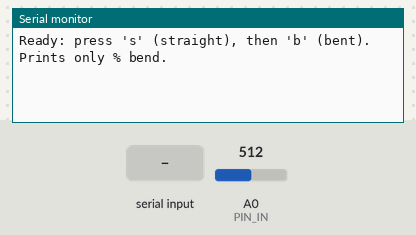
The sketch below on a simulated Arduino Uno, built with avr-gcc and run on an emulated ATmega328P. Parts: the last lines printed to the serial monitor. Inputs (shaded band) come from the test bench; at power-on: A0 (PIN_IN) = 512.

Above: at 1.2 s.
1.3 s: "s" received over Serial
At 2.5 s:
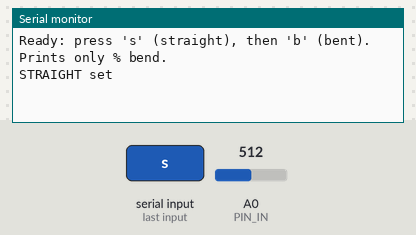
2.9 s: "b" received over Serial
At 3.7 s:
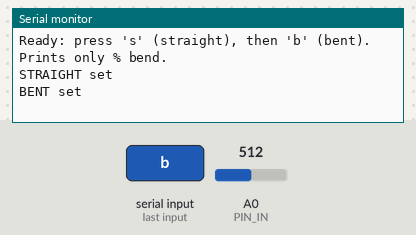
4.5 s: "r" received over Serial
At 4.9 s:
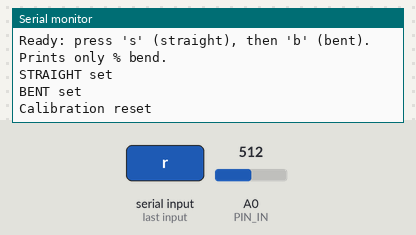

Measured:
- after the input at 1.3 s, the serial monitor: prints a new line after 0.11 s (image 1)
- after the input at 2.9 s, the serial monitor: prints a new line after 0.11 s (image 2)
- after the input at 4.5 s, the serial monitor: prints a new line after 0.11 s (image 3)

The sketch:

Flex_Guage_with_calibration.ino
```cpp
// Flex/Bend sensor -> prints ONLY bend % (0..100) once every 200 ms.
// Calibrate: press 's' when straight, 'b' when at your typical max bend.
// Reset calibration: 'r'.

const int PIN_IN = A0;
const float VREF = 5.0;
const unsigned long PERIOD_MS = 200;   // 5 Hz
const int NUM_SAMPLES = 10;            // average to reduce noise
const int SAMPLE_DELAY_US = 500;       // between fast samples

float adc_straight = NAN;
float adc_bent     = NAN;

float bend_pct_smooth = NAN;           // exponential smoothing
const float ALPHA = 0.3f;              // 0..1 (higher = faster, noisier)

unsigned long tPrev = 0;

void setup() {
  Serial.begin(115200);
  while (!Serial) {}
  // analogReference(DEFAULT); // Uno default 5V
  Serial.println(F("Ready: press 's' (straight), then 'b' (bent). Prints only % bend."));
}

int readAvg(int pin, int n) {
  long acc = 0;
  for (int i = 0; i < n; i++) {
    acc += analogRead(pin);
    delayMicroseconds(SAMPLE_DELAY_US);
  }
  return (int)(acc / n);
}

float constrainf(float x, float a, float b) {
  if (x < a) return a;
  if (x > b) return b;
  return x;
}

void handleSerialCommands(int adc_current) {
  while (Serial.available()) {
    char c = (char)Serial.read();
    if (c == 's' || c == 'S') {
      adc_straight = (float)adc_current;
      Serial.println(F("STRAIGHT set"));   // one-time hint
    } else if (c == 'b' || c == 'B') {
      adc_bent = (float)adc_current;
      Serial.println(F("BENT set"));       // one-time hint
    } else if (c == 'r' || c == 'R') {
      adc_straight = NAN;
      adc_bent = NAN;
      bend_pct_smooth = NAN;
      Serial.println(F("Calibration reset"));
    }
  }
}

void loop() {
  unsigned long now = millis();
  if (now - tPrev >= PERIOD_MS) {
    tPrev = now;

    int adc = readAvg(PIN_IN, NUM_SAMPLES);
    handleSerialCommands(adc);

    float bend_pct = NAN;
    if (!isnan(adc_straight) && !isnan(adc_bent) && adc_straight != adc_bent) {
      float num   = (float)adc - adc_straight;
      float denom = adc_bent - adc_straight;      // sign auto-handled
      bend_pct = 100.0f * (num / denom);
      bend_pct = constrainf(bend_pct, 0.0f, 100.0f);

      if (isnan(bend_pct_smooth)) bend_pct_smooth = bend_pct;
      bend_pct_smooth += ALPHA * (bend_pct - bend_pct_smooth);

      Serial.println(bend_pct_smooth, 1); // <-- ONLY % bend printed
    } else {
      // Not calibrated yet: print nothing (or uncomment next line if you prefer a hint)
      // Serial.println("NaN");
    }
  }
}
```
